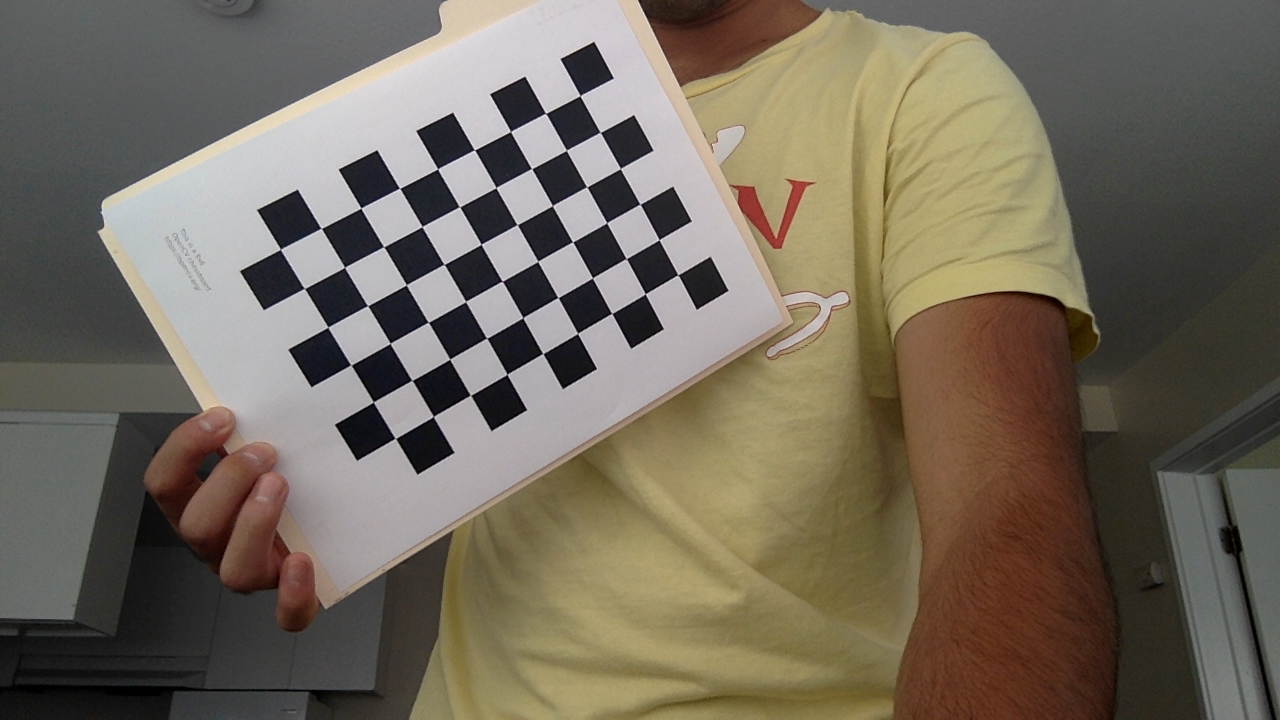
#> input picture calibration_data/calib_image_13.png, 1280 x 720 px, given in place of ARTrackerImage.jpg, which was not available
$ python ARImagePoseTracker.py
#> lines starting #> are read from the running program, lines starting #| are printed output that depends on the picture; pictures that were not available may be replaced by others from this repository, and a replacement may not be noted
### CalibrationHelpers.py
import cv2
import numpy as np
import glob

# This function records images from the connected camera to specified directory
# when the "Space" key is pressed.
# directory: should be a string corresponding to the name of an existing
# directory
# [121 lines left out: functions CaptureImages, CalibrateCamera, SaveCalibrationData, not called in this run]

# This function will load the calibration data from a file in the specified
# directory
def LoadCalibrationData(directory):
    npzfile = np.load(directory+'/calib.npz')
    return npzfile['intrinsics'], npzfile['distortion'], \
            npzfile['new_intrinsics'], npzfile['roi']

### ARImagePoseTracker.py
import cv2
import numpy as np
import CalibrationHelpers as calib


# This function is yours to complete
# it should take in a set of 3d points and the intrinsic matrix
# rotation matrix(R) and translation vector(T) of a camera
# it should return the 2d projection of the 3d points onto the camera defined
# by the input parameters
# [78 lines left out: functions ProjectPoints, renderCube, ComputePoseFromHomography, not called in this run]

# Load the reference image that we will try to detect in the webcam
reference = cv2.imread('ARTrackerImage.jpg',0)
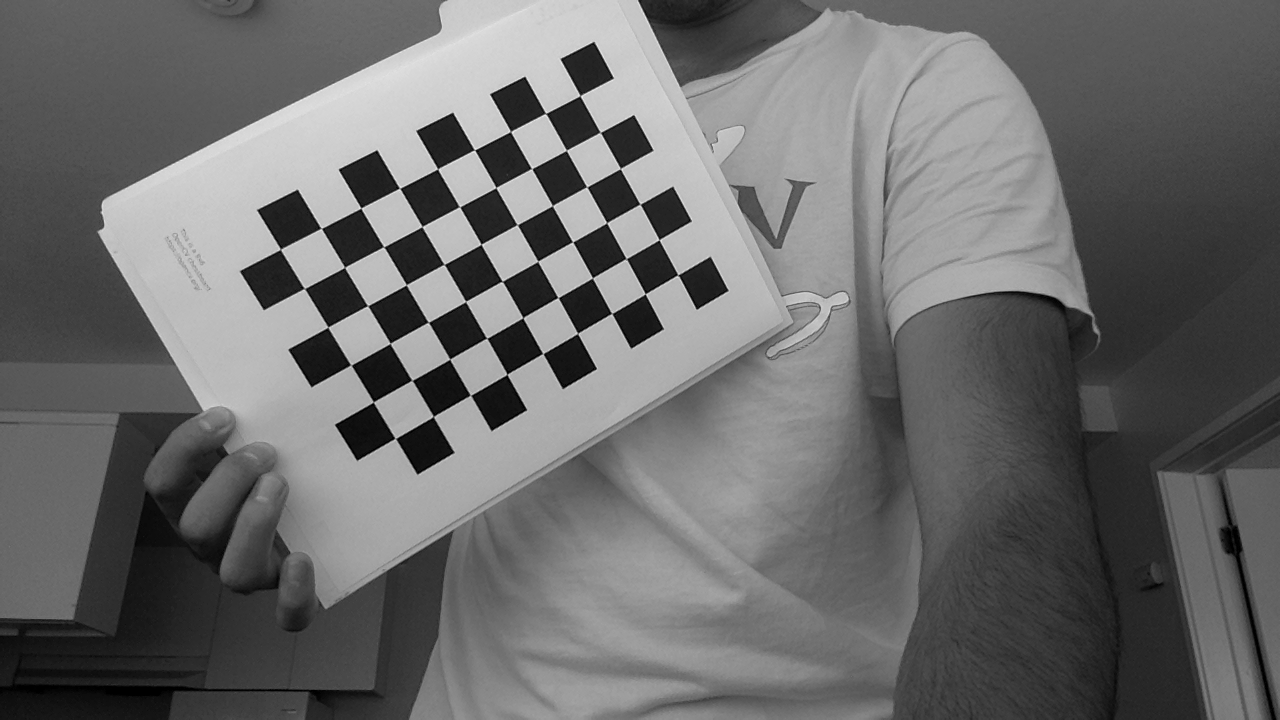
#> reference: shape (720, 1280); min 0, max 238, mean 106.8
RES = 480
reference = cv2.resize(reference,(RES,RES))
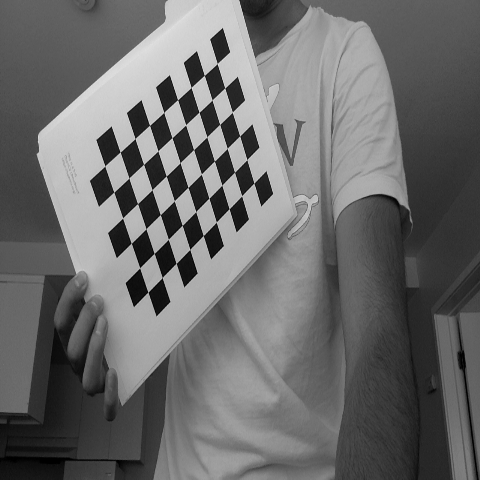
#> reference: shape (480, 480); min 0, max 230, mean 106.8

# create the feature detector. This will be used to find and describe locations
# in the image that we can reliably detect in multiple images
feature_detector = cv2.BRISK_create(octaves=5)
# compute the features in the reference image
reference_keypoints, reference_descriptors = \
        feature_detector.detectAndCompute(reference, None)
#> reference_keypoints = 777 keypoints; strongest (x, y, size): (169, 77, 13.4), (196, 53, 13.3), (222, 30, 12.5), (140, 104, 25.8)
# make image to visualize keypoints
# keypoint_visualization = cv2.drawKeypoints(
#         reference,reference_keypoints,outImage=np.array([]))

keypoint_visualization = cv2.drawKeypoints(
        reference,reference_keypoints,outImage=np.array([]),
        flags = cv2.DRAW_MATCHES_FLAGS_DRAW_RICH_KEYPOINTS)
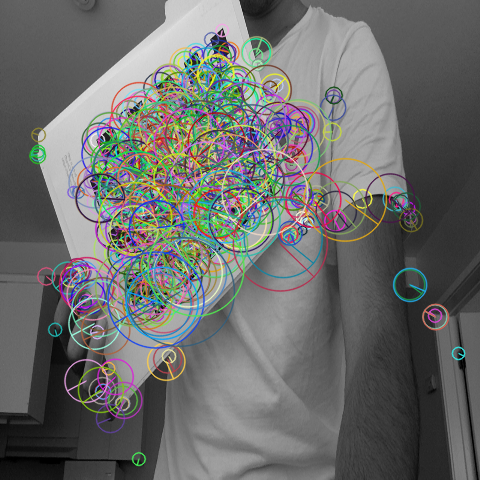
#> keypoint_visualization: shape (480, 480, 3); mean of channels 0, 1, 2 106.5, 108.3, 107.1; drawn as B, G, R

# display the image
cv2.imshow("Keypoints",keypoint_visualization)
# wait for user to press a key before proceeding
# cv2.waitKey(0)

# create the matcher that is used to compare feature similarity
# Brisk descriptors are binary descriptors (a vector of zeros and 1s)
# Thus hamming distance is a good measure of similarity
matcher = cv2.BFMatcher(cv2.NORM_HAMMING, crossCheck=True)

# Load the camera calibration matrix
intrinsics, distortion, new_intrinsics, roi = \
        calib.LoadCalibrationData('calibration_data')
#> (reads calibration_data/calib.npz from the repository)

# initialize video capture
# the 0 value should default to the webcam, but you may need to change this
# for your camera, especially if you are using a camera besides the default
cap = cv2.VideoCapture(0)

while True:
    # read the current frame from the webcam
    ret, current_frame = cap.read()
#> current_frame is the input picture: shape (720, 1280, 3); mean B, G, R 92.5, 106.3, 114.8

    # ensure the image is valid
    if not ret:
        print("Unable to capture video")
        break

    # undistort the current frame using the loaded calibration
    current_frame = cv2.undistort(current_frame, intrinsics, distortion, None,\
                                  new_intrinsics)
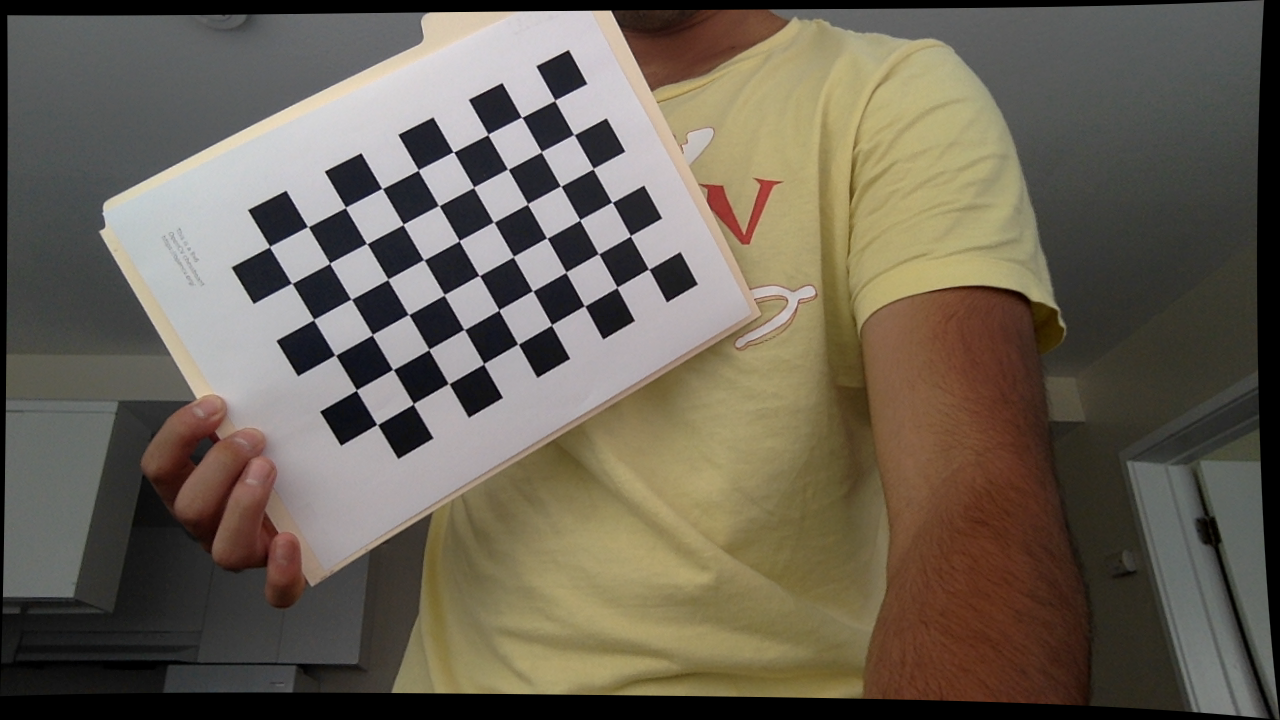
#> current_frame: shape (720, 1280, 3); mean B, G, R 85.6, 98.7, 106.7
    # apply region of interest cropping
    x, y, w, h = roi
    current_frame = current_frame[y:y+h, x:x+w]
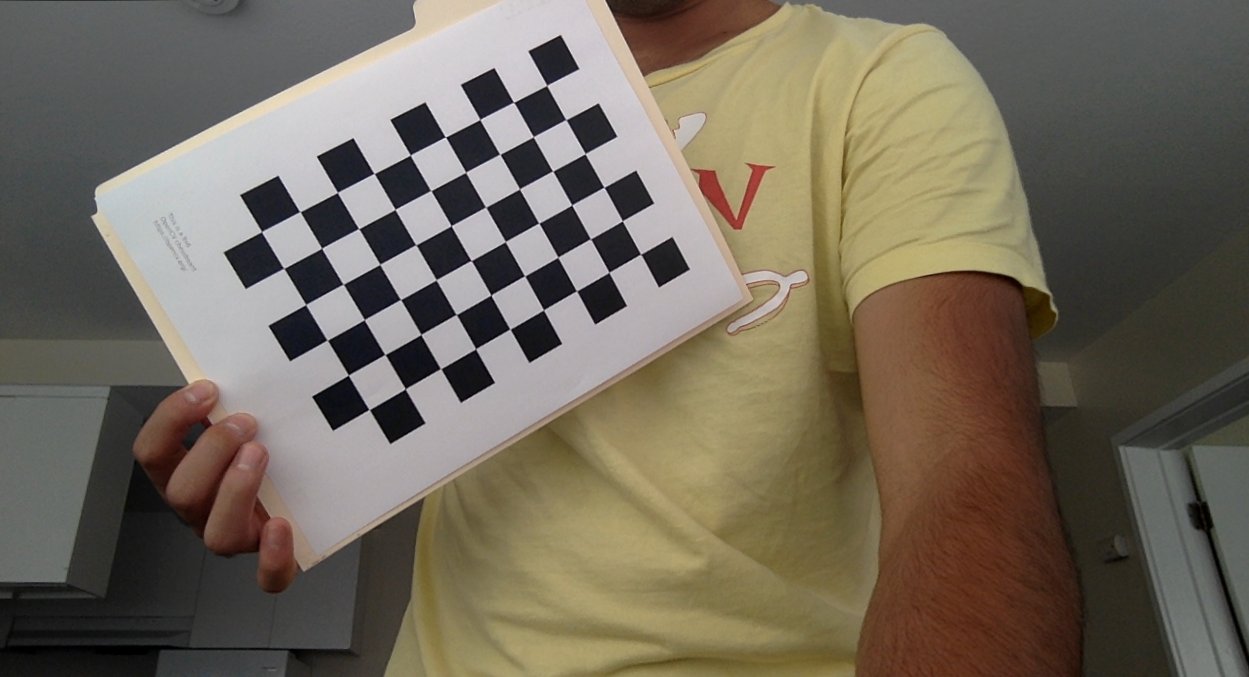
#> current_frame: shape (677, 1249, 3); mean B, G, R 91.6, 105.7, 114.2

    # detect features in the current image
    current_keypoints, current_descriptors = \
        feature_detector.detectAndCompute(current_frame, None)
#> current_keypoints = 1605 keypoints; strongest (x, y, size): (318, 157, 14.8), (392, 120, 14.8), (277, 179, 28.3), (493, 71, 26.7)
    if(len(current_keypoints)>0):
        # match the features from the reference image to the current image
        matches = matcher.match(reference_descriptors, current_descriptors)
#> matches = 275 matches
        # matches returns a vector where for each element there is a
        # query index matched with a train index. I know these terms don't really
        # make sense in this context, all you need to know is that for us the
        # query will refer to a feature in the reference image and train will
        # refer to a feature in the current image

        # create a visualization of the matches between the reference and the
        # current image
        match_visualization = cv2.drawMatches(reference, reference_keypoints, current_frame,
                                current_keypoints, matches, 0,
                                flags=
                                cv2.DRAW_MATCHES_FLAGS_NOT_DRAW_SINGLE_POINTS)
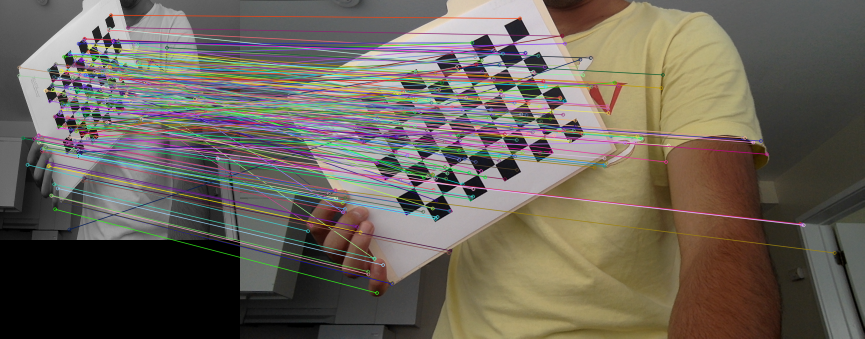
#> match_visualization: shape (677, 1729, 3) (shown at 1/2 size); mean B, G, R 89.7, 99.2, 106.2
        cv2.imshow('matches',match_visualization)
        k = cv2.waitKey(1)
#> (key Esc is pressed here)
        if k == 27 or k==113:  #27, 113 are ascii for escape and q respectively
            #exit
            break


        # set up reference points and image points
        # here we get the 2d position of all features in the reference image
        referencePoints = np.float32([reference_keypoints[m.queryIdx].pt \
                                      for m in matches])
        # convert positions from pixels to meters
        SCALE = 0.1 # this is the scale of our reference image: 0.1m x 0.1m
        referencePoints = SCALE*referencePoints/RES

        imagePoints = np.float32([current_keypoints[m.trainIdx].pt \
                                      for m in matches])
        # compute homography
        ret, R, T = ComputePoseFromHomography(new_intrinsics,referencePoints,
                                              imagePoints)
        render_frame = current_frame

        if(ret):
            # compute the projection and render the cube
            render_frame = renderCube(current_frame,new_intrinsics,R,T)

        # display the current image frame
        cv2.imshow('frame', render_frame)
        k = cv2.waitKey(1)
        if k == 27 or k==113:  #27, 113 are ascii for escape and q respectively
            #exit
            break
